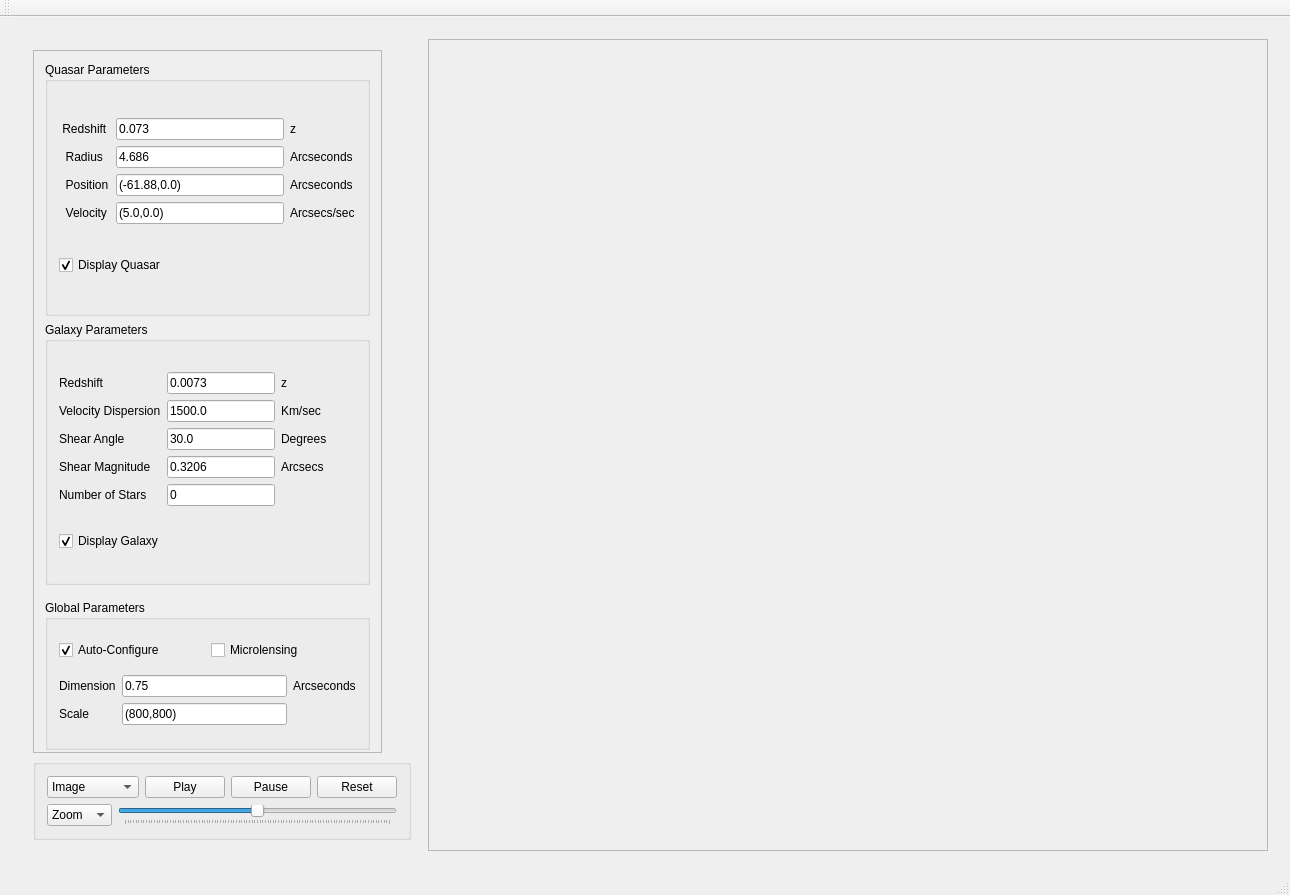
<?xml version="1.0" encoding="UTF-8"?>
<ui version="4.0">
 <class>GravitationalLensing</class>
 <widget class="QMainWindow" name="GravitationalLensing">
  <property name="geometry">
   <rect>
    <x>0</x>
    <y>0</y>
    <width>1290</width>
    <height>895</height>
   </rect>
  </property>
  <property name="windowTitle">
   <string>gui</string>
  </property>
  <widget class="QWidget" name="centralWidget">
   <layout class="QVBoxLayout" name="verticalLayout">
    <item>
     <widget class="QScrollArea" name="scrollArea">
      <property name="frameShape">
       <enum>QFrame::NoFrame</enum>
      </property>
      <property name="widgetResizable">
       <bool>true</bool>
      </property>
      <widget class="QWidget" name="scrollAreaWidgetContents">
       <property name="geometry">
        <rect>
         <x>0</x>
         <y>0</y>
         <width>1266</width>
         <height>824</height>
        </rect>
       </property>
       <layout class="QHBoxLayout" name="horizontalLayout">
        <item>
         <widget class="QFrame" name="frame">
          <property name="maximumSize">
           <size>
            <width>400</width>
            <height>16777215</height>
           </size>
          </property>
          <property name="frameShape">
           <enum>QFrame::NoFrame</enum>
          </property>
          <property name="frameShadow">
           <enum>QFrame::Raised</enum>
          </property>
          <layout class="QVBoxLayout" name="verticalLayout_3">
           <item alignment="Qt::AlignLeft">
            <widget class="QScrollArea" name="scrollArea_2">
             <property name="maximumSize">
              <size>
               <width>400</width>
               <height>180000</height>
              </size>
             </property>
             <property name="widgetResizable">
              <bool>true</bool>
             </property>
             <widget class="QWidget" name="scrollAreaWidgetContents_2">
              <property name="geometry">
               <rect>
                <x>0</x>
                <y>0</y>
                <width>374</width>
                <height>655</height>
               </rect>
              </property>
              <layout class="QVBoxLayout" name="verticalLayout_2">
               <item>
                <widget class="QGroupBox" name="groupBox_3">
                 <property name="enabled">
                  <bool>true</bool>
                 </property>
                 <property name="sizePolicy">
                  <sizepolicy hsizetype="Minimum" vsizetype="Preferred">
                   <horstretch>0</horstretch>
                   <verstretch>0</verstretch>
                  </sizepolicy>
                 </property>
                 <property name="minimumSize">
                  <size>
                   <width>30</width>
                   <height>0</height>
                  </size>
                 </property>
                 <property name="maximumSize">
                  <size>
                   <width>16777215</width>
                   <height>264</height>
                  </size>
                 </property>
                 <property name="title">
                  <string>Quasar Parameters</string>
                 </property>
                 <layout class="QGridLayout" name="gridLayout_4">
                  <item row="5" column="1">
                   <widget class="QCheckBox" name="displayQuasar">
                    <property name="layoutDirection">
                     <enum>Qt::LeftToRight</enum>
                    </property>
                    <property name="text">
                     <string>Display Quasar</string>
                    </property>
                    <property name="checked">
                     <bool>true</bool>
                    </property>
                   </widget>
                  </item>
                  <item row="0" column="1">
                   <layout class="QGridLayout" name="gridLayout_5">
                    <item row="2" column="1">
                     <widget class="QLineEdit" name="qPosition">
                      <property name="text">
                       <string>(-61.88,0.0)</string>
                      </property>
                     </widget>
                    </item>
                    <item row="2" column="2">
                     <widget class="QLabel" name="label_10">
                      <property name="text">
                       <string>Arcseconds </string>
                      </property>
                     </widget>
                    </item>
                    <item row="2" column="0">
                     <widget class="QLabel" name="label_7">
                      <property name="text">
                       <string>  Position</string>
                      </property>
                     </widget>
                    </item>
                    <item row="1" column="1">
                     <widget class="QLineEdit" name="qRadius">
                      <property name="text">
                       <string>4.686</string>
                      </property>
                     </widget>
                    </item>
                    <item row="3" column="0">
                     <widget class="QLabel" name="label_6">
                      <property name="text">
                       <string>  Velocity</string>
                      </property>
                     </widget>
                    </item>
                    <item row="3" column="1">
                     <widget class="QLineEdit" name="qVelocity">
                      <property name="text">
                       <string>(5.0,0.0)</string>
                      </property>
                     </widget>
                    </item>
                    <item row="3" column="2">
                     <widget class="QLabel" name="label_8">
                      <property name="text">
                       <string>Arcsecs/sec</string>
                      </property>
                     </widget>
                    </item>
                    <item row="1" column="2">
                     <widget class="QLabel" name="label_19">
                      <property name="text">
                       <string>Arcseconds</string>
                      </property>
                     </widget>
                    </item>
                    <item row="0" column="0">
                     <widget class="QLabel" name="label_9">
                      <property name="text">
                       <string> Redshift </string>
                      </property>
                     </widget>
                    </item>
                    <item row="1" column="0">
                     <widget class="QLabel" name="label_4">
                      <property name="text">
                       <string>  Radius</string>
                      </property>
                     </widget>
                    </item>
                    <item row="0" column="1">
                     <widget class="QLineEdit" name="qRedshift">
                      <property name="text">
                       <string>0.073</string>
                      </property>
                     </widget>
                    </item>
                    <item row="0" column="2">
                     <widget class="QLabel" name="label_5">
                      <property name="text">
                       <string>z</string>
                      </property>
                     </widget>
                    </item>
                   </layout>
                  </item>
                 </layout>
                </widget>
               </item>
               <item>
                <widget class="QGroupBox" name="groupBox_4">
                 <property name="sizePolicy">
                  <sizepolicy hsizetype="Preferred" vsizetype="Preferred">
                   <horstretch>0</horstretch>
                   <verstretch>0</verstretch>
                  </sizepolicy>
                 </property>
                 <property name="minimumSize">
                  <size>
                   <width>30</width>
                   <height>0</height>
                  </size>
                 </property>
                 <property name="maximumSize">
                  <size>
                   <width>16777215</width>
                   <height>263</height>
                  </size>
                 </property>
                 <property name="title">
                  <string>Galaxy Parameters</string>
                 </property>
                 <layout class="QGridLayout" name="gridLayout">
                  <item row="0" column="3">
                   <widget class="QLabel" name="label_15">
                    <property name="text">
                     <string/>
                    </property>
                   </widget>
                  </item>
                  <item row="5" column="2">
                   <widget class="QLabel" name="label_18">
                    <property name="sizePolicy">
                     <sizepolicy hsizetype="Preferred" vsizetype="Preferred">
                      <horstretch>0</horstretch>
                      <verstretch>1</verstretch>
                     </sizepolicy>
                    </property>
                    <property name="text">
                     <string/>
                    </property>
                   </widget>
                  </item>
                  <item row="0" column="1">
                   <layout class="QGridLayout" name="gridLayout_3">
                    <item row="3" column="1">
                     <widget class="QLineEdit" name="gShearMag">
                      <property name="text">
                       <string>0.3206</string>
                      </property>
                     </widget>
                    </item>
                    <item row="4" column="1">
                     <widget class="QLineEdit" name="gNumStars">
                      <property name="text">
                       <string>0</string>
                      </property>
                     </widget>
                    </item>
                    <item row="1" column="2">
                     <widget class="QLabel" name="label_16">
                      <property name="text">
                       <string>Km/sec</string>
                      </property>
                     </widget>
                    </item>
                    <item row="3" column="0">
                     <widget class="QLabel" name="label_12">
                      <property name="text">
                       <string>Shear Magnitude</string>
                      </property>
                     </widget>
                    </item>
                    <item row="3" column="2">
                     <widget class="QLabel" name="label_17">
                      <property name="text">
                       <string>Arcsecs</string>
                      </property>
                     </widget>
                    </item>
                    <item row="2" column="2">
                     <widget class="QLabel" name="label_2">
                      <property name="text">
                       <string>Degrees </string>
                      </property>
                     </widget>
                    </item>
                    <item row="1" column="0">
                     <widget class="QLabel" name="label_11">
                      <property name="text">
                       <string>Velocity Dispersion</string>
                      </property>
                     </widget>
                    </item>
                    <item row="2" column="0">
                     <widget class="QLabel" name="label_3">
                      <property name="text">
                       <string>Shear Angle</string>
                      </property>
                     </widget>
                    </item>
                    <item row="1" column="1">
                     <widget class="QLineEdit" name="gVelDispersion">
                      <property name="text">
                       <string>1500.0</string>
                      </property>
                     </widget>
                    </item>
                    <item row="4" column="0">
                     <widget class="QLabel" name="label_13">
                      <property name="text">
                       <string>Number of Stars</string>
                      </property>
                     </widget>
                    </item>
                    <item row="2" column="1">
                     <widget class="QLineEdit" name="gShearAngle">
                      <property name="text">
                       <string>30.0</string>
                      </property>
                     </widget>
                    </item>
                    <item row="0" column="0">
                     <widget class="QLabel" name="label_14">
                      <property name="text">
                       <string>Redshift</string>
                      </property>
                     </widget>
                    </item>
                    <item row="0" column="1">
                     <widget class="QLineEdit" name="gRedshift">
                      <property name="text">
                       <string>0.0073</string>
                      </property>
                     </widget>
                    </item>
                    <item row="0" column="2">
                     <widget class="QLabel" name="label">
                      <property name="text">
                       <string>z</string>
                      </property>
                     </widget>
                    </item>
                   </layout>
                  </item>
                  <item row="5" column="1">
                   <widget class="QCheckBox" name="displayGalaxy">
                    <property name="layoutDirection">
                     <enum>Qt::LeftToRight</enum>
                    </property>
                    <property name="text">
                     <string>Display Galaxy</string>
                    </property>
                    <property name="checked">
                     <bool>true</bool>
                    </property>
                   </widget>
                  </item>
                 </layout>
                </widget>
               </item>
               <item>
                <widget class="QGroupBox" name="groupBox">
                 <property name="minimumSize">
                  <size>
                   <width>0</width>
                   <height>150</height>
                  </size>
                 </property>
                 <property name="maximumSize">
                  <size>
                   <width>16777215</width>
                   <height>132</height>
                  </size>
                 </property>
                 <property name="title">
                  <string>Global Parameters</string>
                 </property>
                 <layout class="QGridLayout" name="gridLayout_6">
                  <item row="5" column="0">
                   <layout class="QGridLayout" name="gridLayout_2">
                    <item row="0" column="1">
                     <widget class="QLineEdit" name="scaleInput">
                      <property name="enabled">
                       <bool>true</bool>
                      </property>
                      <property name="text">
                       <string>0.75</string>
                      </property>
                     </widget>
                    </item>
                    <item row="0" column="2">
                     <widget class="QLabel" name="label_22">
                      <property name="text">
                       <string>Arcseconds</string>
                      </property>
                     </widget>
                    </item>
                    <item row="0" column="0">
                     <widget class="QLabel" name="label_21">
                      <property name="text">
                       <string>Dimension</string>
                      </property>
                     </widget>
                    </item>
                    <item row="1" column="0">
                     <widget class="QLabel" name="label_20">
                      <property name="text">
                       <string>Scale</string>
                      </property>
                     </widget>
                    </item>
                    <item row="1" column="1">
                     <widget class="QLineEdit" name="dimensionInput">
                      <property name="enabled">
                       <bool>true</bool>
                      </property>
                      <property name="text">
                       <string>(800,800)</string>
                      </property>
                     </widget>
                    </item>
                   </layout>
                  </item>
                  <item row="1" column="0">
                   <layout class="QHBoxLayout" name="horizontalLayout_3">
                    <item>
                     <widget class="QCheckBox" name="autoConfigCheckBox">
                      <property name="text">
                       <string>Auto-Configure</string>
                      </property>
                      <property name="checked">
                       <bool>true</bool>
                      </property>
                     </widget>
                    </item>
                    <item>
                     <widget class="QCheckBox" name="toggleMicrolensing">
                      <property name="text">
                       <string>Microlensing</string>
                      </property>
                     </widget>
                    </item>
                   </layout>
                  </item>
                 </layout>
                </widget>
               </item>
              </layout>
             </widget>
            </widget>
           </item>
           <item>
            <widget class="QGroupBox" name="groupBox_2">
             <property name="title">
              <string/>
             </property>
             <layout class="QVBoxLayout" name="verticalLayout_4">
              <item>
               <layout class="QHBoxLayout" name="horizontalLayout_2">
                <item>
                 <widget class="QComboBox" name="modeComboBox">
                  <item>
                   <property name="text">
                    <string>Image</string>
                   </property>
                  </item>
                  <item>
                   <property name="text">
                    <string>Magnification Map</string>
                   </property>
                  </item>
                  <item>
                   <property name="text">
                    <string>Time Delay Surface</string>
                   </property>
                  </item>
                 </widget>
                </item>
                <item>
                 <widget class="QPushButton" name="playButton">
                  <property name="text">
                   <string>Play</string>
                  </property>
                  <property name="autoDefault">
                   <bool>false</bool>
                  </property>
                  <property name="default">
                   <bool>false</bool>
                  </property>
                  <property name="flat">
                   <bool>false</bool>
                  </property>
                 </widget>
                </item>
                <item>
                 <widget class="QPushButton" name="pauseButton">
                  <property name="text">
                   <string>Pause</string>
                  </property>
                 </widget>
                </item>
                <item>
                 <widget class="QPushButton" name="resetButton">
                  <property name="text">
                   <string>Reset</string>
                  </property>
                 </widget>
                </item>
               </layout>
              </item>
              <item>
               <layout class="QHBoxLayout" name="horizontalLayout_4">
                <item>
                 <widget class="QComboBox" name="zoomComboBox">
                  <item>
                   <property name="text">
                    <string>Zoom</string>
                   </property>
                  </item>
                  <item>
                   <property name="text">
                    <string>Time</string>
                   </property>
                  </item>
                  <item>
                   <property name="text">
                    <string>Speed</string>
                   </property>
                  </item>
                 </widget>
                </item>
                <item>
                 <widget class="QSlider" name="horizontalSlider">
                  <property name="maximum">
                   <number>1000</number>
                  </property>
                  <property name="value">
                   <number>500</number>
                  </property>
                  <property name="orientation">
                   <enum>Qt::Horizontal</enum>
                  </property>
                  <property name="tickPosition">
                   <enum>QSlider::TicksBelow</enum>
                  </property>
                 </widget>
                </item>
               </layout>
              </item>
             </layout>
            </widget>
           </item>
          </layout>
         </widget>
        </item>
        <item>
         <widget class="QScrollArea" name="scrollArea_3">
          <property name="minimumSize">
           <size>
            <width>800</width>
            <height>800</height>
           </size>
          </property>
          <property name="widgetResizable">
           <bool>true</bool>
          </property>
          <widget class="QWidget" name="scrollAreaWidgetContents_3">
           <property name="geometry">
            <rect>
             <x>0</x>
             <y>0</y>
             <width>824</width>
             <height>798</height>
            </rect>
           </property>
           <layout class="QVBoxLayout" name="verticalLayout_5">
            <item>
             <widget class="QLabel" name="main_canvas">
              <property name="text">
               <string/>
              </property>
             </widget>
            </item>
           </layout>
          </widget>
         </widget>
        </item>
       </layout>
      </widget>
     </widget>
    </item>
   </layout>
  </widget>
  <widget class="QMenuBar" name="menuBar">
   <property name="geometry">
    <rect>
     <x>0</x>
     <y>0</y>
     <width>1290</width>
     <height>22</height>
    </rect>
   </property>
  </widget>
  <widget class="QToolBar" name="mainToolBar">
   <attribute name="toolBarArea">
    <enum>TopToolBarArea</enum>
   </attribute>
   <attribute name="toolBarBreak">
    <bool>false</bool>
   </attribute>
  </widget>
  <widget class="QStatusBar" name="statusBar"/>
 </widget>
 <layoutdefault spacing="6" margin="11"/>
 <resources/>
 <connections/>
</ui>
